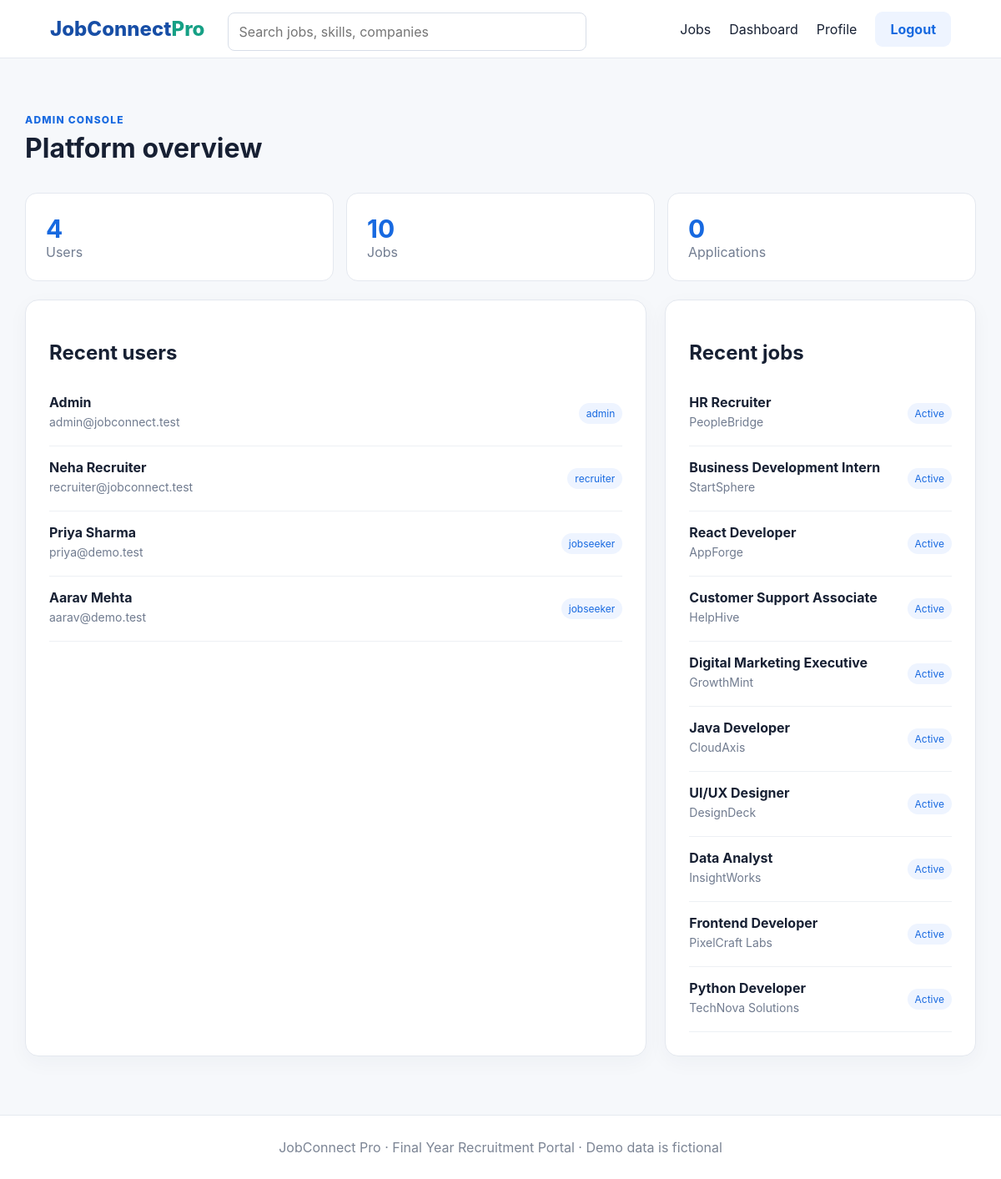
The app's page /dashboard (signed in) with its own data.
### tables this page shows
CREATE TABLE users(id INTEGER PRIMARY KEY AUTOINCREMENT,name TEXT,email TEXT UNIQUE,password TEXT,role TEXT,phone TEXT,location TEXT,headline TEXT,bio TEXT,skills TEXT,experience TEXT,education TEXT,resume TEXT,company TEXT,created_at DATETIME DEFAULT CURRENT_TIMESTAMP);

CREATE TABLE jobs(id INTEGER PRIMARY KEY AUTOINCREMENT,title TEXT,company TEXT,location TEXT,min_salary INTEGER,max_salary INTEGER,job_type TEXT,work_mode TEXT,experience TEXT,skills TEXT,description TEXT,requirements TEXT,vacancies INTEGER DEFAULT 1,posted_by INTEGER,status TEXT DEFAULT 'Active',created_at DATETIME DEFAULT CURRENT_TIMESTAMP);

### app.py (the view)
@app.route('/dashboard')
@login_required
def dashboard():
 c=db(); u=c.execute('select * from users where id=?',(session['uid'],)).fetchone()
 if session['role']=='jobseeker': apps=c.execute('select a.*,j.title,j.company,j.location from applications a join jobs j on j.id=a.job_id where a.user_id=? order by a.id desc',(session['uid'],)).fetchall(); saved=c.execute('select j.* from saved_jobs s join jobs j on j.id=s.job_id where s.user_id=?',(session['uid'],)).fetchall(); c.close(); return render_template('seeker_dashboard.html',user=u,apps=apps,saved=saved)
 if session['role']=='recruiter': jobs=c.execute('select j.*,(select count(*) from applications a where a.job_id=j.id) applicants from jobs j where posted_by=? order by j.id desc',(session['uid'],)).fetchall(); c.close(); return render_template('recruiter_dashboard.html',user=u,jobs=jobs)
 stats=[c.execute('select count(*) from users').fetchone()[0],c.execute('select count(*) from jobs').fetchone()[0],c.execute('select count(*) from applications').fetchone()[0]]; users=c.execute('select * from users order by id desc limit 20').fetchall(); jobs=c.execute('select * from jobs order by id desc limit 20').fetchall(); c.close(); return render_template('admin.html',stats=stats,users=users,jobs=jobs)

### app.py (called while the page is built)
def db(): c=sqlite3.connect(DB); c.row_factory=sqlite3.Row; return c

def login_required(f):
 @wraps(f)
 def w(*a,**k):
  if not session.get('uid'): return redirect(url_for('login'))
  return f(*a,**k)
 return w

@app.context_processor
def ctx(): return dict(me=session)

### templates/admin.html
{% extends 'base.html' %}{% block content %}<div class="dashhead"><div><span class="eyebrow">ADMIN CONSOLE</span><h1>Platform overview</h1></div></div><div class="metricgrid"><div><b>{{stats[0]}}</b><span>Users</span></div><div><b>{{stats[1]}}</b><span>Jobs</span></div><div><b>{{stats[2]}}</b><span>Applications</span></div></div><div class="two"><section class="panel"><h2>Recent users</h2>{% for u in users %}<div class="appitem"><div><b>{{u.name}}</b><p>{{u.email}}</p></div><span class="status">{{u.role}}</span></div>{% endfor %}</section><section class="panel"><h2>Recent jobs</h2>{% for j in jobs %}<div class="appitem"><div><b>{{j.title}}</b><p>{{j.company}}</p></div><span class="status">{{j.status}}</span></div>{% endfor %}</section></div>{% endblock %}

### static/style.css (style rules this page uses)
* { box-sizing:border-box }
body { margin:0;font-family:Inter,Segoe UI,Arial,sans-serif;background:#f6f8fb;color:#172033 }
.pill,.eyebrow { font-size:12px;font-weight:800;letter-spacing:1.2px;color:#1769e0 }
.hero-card,.panel,.auth,.formpage { background:white;border:1px solid #e4e8ef;border-radius:16px;padding:28px;box-shadow:0 7px 24px #1b31500a }
.sectionhead,.dashhead { display:flex;justify-content:space-between;align-items:end;margin:28px 0 }
.sectionhead h2,.dashhead h1 { margin:6px 0 }
.tags span,.status { background:#eef4ff;color:#1769e0;border-radius:20px;padding:5px 9px;font-size:12px }
.two { display:grid;grid-template-columns:2fr 1fr;gap:22px }
.metricgrid { display:grid;grid-template-columns:repeat(3,1fr);gap:15px;margin-bottom:22px }
.metricgrid>div { background:white;border:1px solid #e4e8ef;border-radius:14px;padding:24px }
.metricgrid b { font-size:30px;color:#1769e0;display:block }
.metricgrid span { color:#727d91 }
.appitem,.manage,.candidate { display:flex;justify-content:space-between;align-items:center;padding:15px 0;border-bottom:1px solid #edf0f4 }
.appitem p,.manage p,.candidate p { margin:5px 0;color:#707b8f;font-size:14px }

### records on screen
users: name "Admin", email "admin@jobconnect.test", role "admin"
users: name "Neha Recruiter", email "recruiter@jobconnect.test", role "recruiter"
users: name "Priya Sharma", email "priya@demo.test", role "jobseeker"
users: name "Aarav Mehta", email "aarav@demo.test", role "jobseeker"
jobs: title "HR Recruiter", company "PeopleBridge", status "Active"
jobs: title "Business Development Intern", company "StartSphere", status "Active"
jobs: title "React Developer", company "AppForge", status "Active"
jobs: title "Customer Support Associate", company "HelpHive", status "Active"
jobs: title "Digital Marketing Executive", company "GrowthMint", status "Active"
jobs: title "Java Developer", company "CloudAxis", status "Active"
jobs: title "UI/UX Designer", company "DesignDeck", status "Active"
jobs: title "Data Analyst", company "InsightWorks", status "Active"
jobs: title "Frontend Developer", company "PixelCraft Labs", status "Active"
jobs: title "Python Developer", company "TechNova Solutions", status "Active"

### other values on screen
{{ stats[0] }} "4"
{{ stats[1] }} "10"
{{ stats[2] }} "0"
